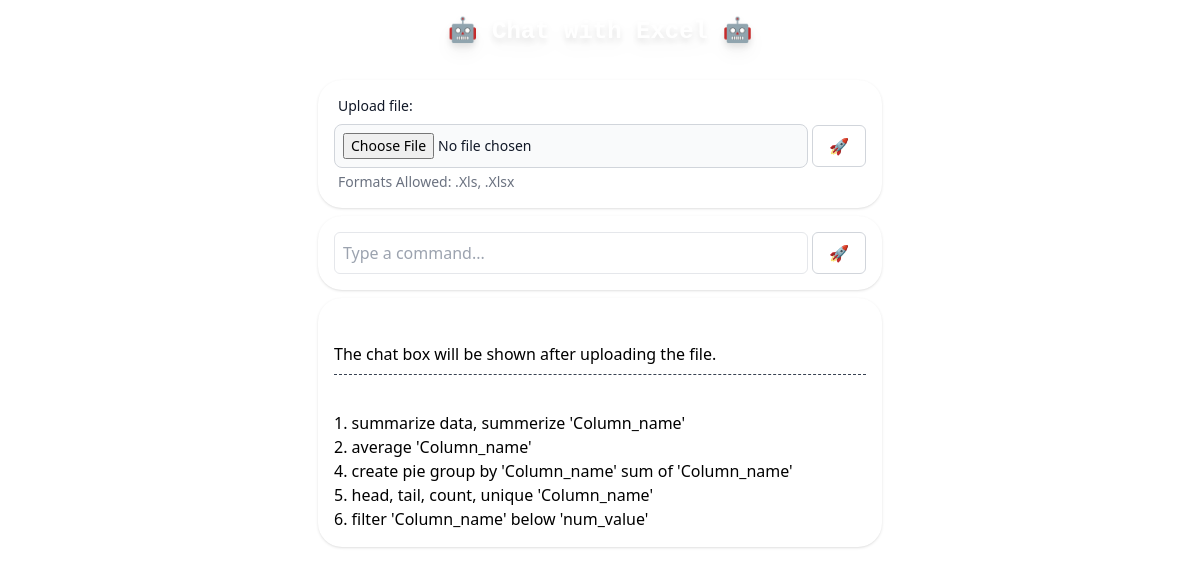
Before: / with the older database file.
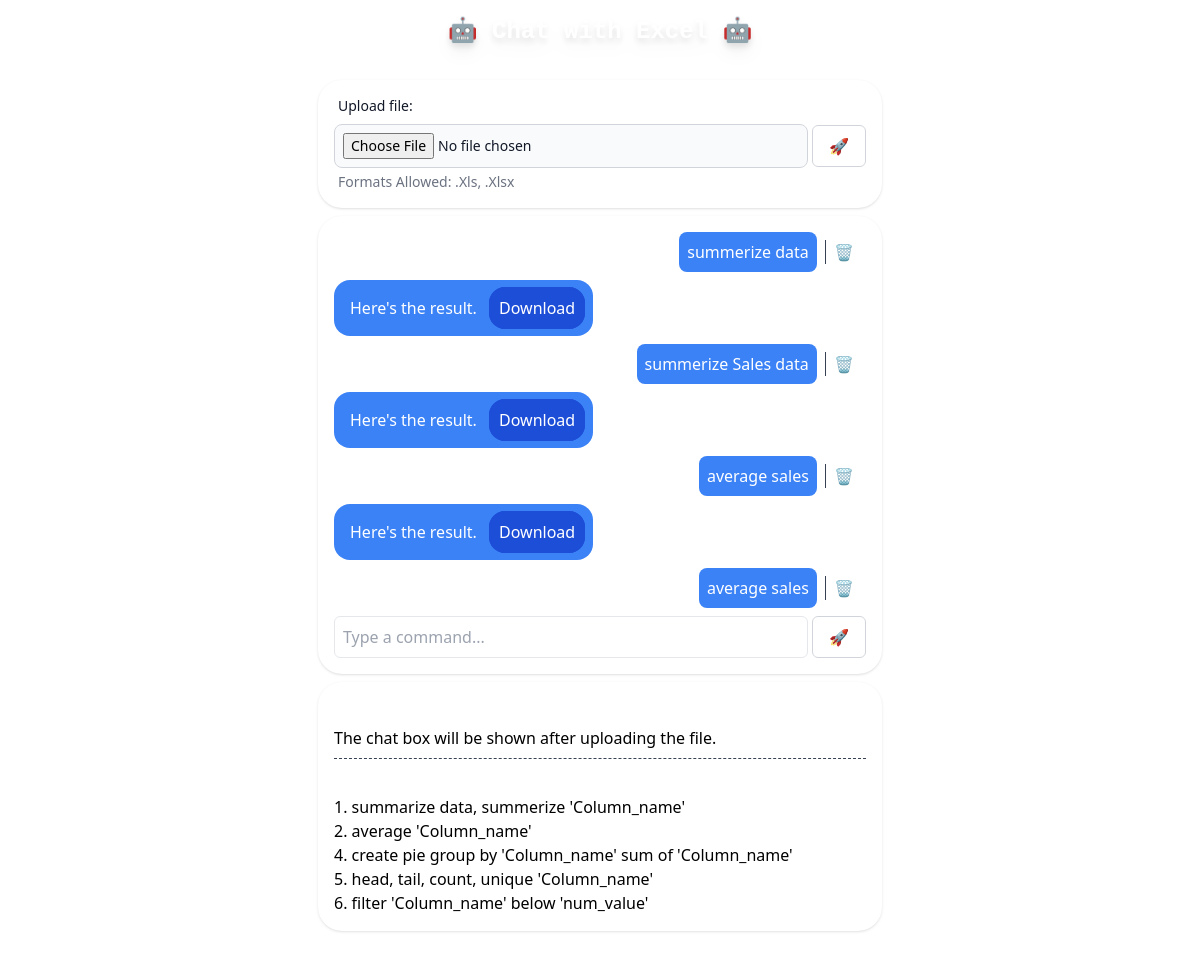
After: the same page with the newer database file.
### chat_app/models.py (models this page shows, shortened)
class InputCommand(models.Model):
    file = models.ForeignKey(UploadExcel, null=True, on_delete=models.SET_NULL)
    command = models.TextField()
    response_url = models.URLField(blank=True, null=True)
    created_at = models.DateTimeField(auto_now_add=True)

### chat_app/views.py (the view)
# urls.py: path("", home, name="home"),
def home(request):
    form = UploadForm()
    files = UploadExcel.objects.all()
    cached_id = request.session.get('file_id')
    commands = InputCommand.objects.filter(file=cached_id).order_by('created_at')
    context = {'form': form, 'commands': commands, 'files': files}
    return render(request, 'home.html', context)

### chat_app/forms.py
class UploadForm(ModelForm):
    excel_file = forms.FileField(
        widget=forms.ClearableFileInput(attrs={
            "name": "files",
            "type": "file",
        }),
        validators=[FileExtensionValidator(allowed_extensions=['xls', 'xlsx'])]
    )
    class Meta:
        model = UploadExcel
        fields = ['excel_file']

### chat_app/templates/home.html (shortened to what this page needs)
<!DOCTYPE html>
{% load widget_tweaks %}
<html lang="en">
<head>
    <script src="https://cdn.tailwindcss.com"></script>
</head>
<body class="dark:bg-gray-950">
    <div class="p-4 mb-4 text-sm text-center text-white rounded-b-3xl drop-shadow-lg dark:bg-gray-900" role="alert">
        <span class="font-bold font-mono text-2xl">🤖 Chat with Excel 🤖
    </div>
    <div class="container mx-auto my-2 max-w-xl">
        <div class="mx-1.5 space-y-2">
            {% include "upload_form.html" %}
            {% if files %}
                <div class="bg-white dark:bg-gray-900 p-4 rounded-3xl shadow">
                    <form id="chatForm">
                        {% include "chat_box.html" %}
                        <div class="flex gap-1">
                            <input type="text" id="messageInput" name="command" class="w-full p-2 border focus:border dark:bg-gray-900 dark:border-gray-700 dark:text-white focus:border-gray-400 rounded-md focus:outline-none" placeholder="Type a command..." required>
                            <button type="submit" class="bg-white border border-gray-300 dark:bg-gray-900 dark:border-gray-700 focus:border focus:border-gray-400 text-white px-4 py-2 rounded-md">🚀</button>
                        </div>
                    </form>
                </div>
            {% endif %}
            <div class="bg-white dark:bg-gray-900 p-4 space-y-2 rounded-3xl shadow">
                <div>
                    <p class="text-white text-lg font-mono">- Start</p>
                    <p class="dark:text-gray-300">The chat box will be shown after uploading the file.</p>
                </div>
                <hr class="border-gray-700 border-dashed">
                <div>
                    <p class="text-white text-lg font-mono">- Working commands</p>
                    <p class="dark:text-gray-300">1. summarize data, summerize 'Column_name'</p>
                    <p class="dark:text-gray-300">2. average 'Column_name' </p>
                    <p class="dark:text-gray-300">4. create pie group by 'Column_name' sum of 'Column_name' </p>
                    <p class="dark:text-gray-300">5. head, tail, count, unique 'Column_name'</p>
                    <p class="dark:text-gray-300">6. filter 'Column_name' below 'num_value'</p>
                </div>
            </div>
        </div>
    </div>
</body>
</html>

### chat_app/templates/upload_form.html (shortened to what this page needs)
{% load widget_tweaks %}
<div class="my-2 bg-white dark:bg-gray-900 p-4 rounded-3xl shadow">
    <form
        method="POST"
        action="{% url 'upload_file' %}"
        enctype="multipart/form-data">
        <label class="block mb-2 text-sm font-medium text-gray-900 dark:text-white mx-1" for="file_input">Upload file:</label>
        <div class="flex items-center gap-1">
            {% render_field form.excel_file class="block w-full px-2 py-2 text-sm text-gray-900 dark:bg-gray-900 dark:text-white dark:border-gray-700 border border-gray-300 rounded-lg cursor-pointer bg-gray-50  focus:outline-none " %}
            <button type="submit" class="bg-white border border-gray-300 dark:border-gray-700 dark:bg-gray-900 focus:border focus:border-gray-400 text-white px-4 py-2 rounded-md">🚀</button>
        </div>
        <p class="mt-1 text-sm text-gray-500 dark:text-white mx-1" id="file_input_help">Formats Allowed: .Xls, .Xlsx</p>
    </form>
</div>

### chat_app/templates/chat_box.html
<div id="chat" class="overflow-y-auto max-h-96">
    {% for command in commands %}
        <div class="mb-2 text-right">
            <span class="bg-blue-500 text-white p-2 rounded-lg inline-block">{{ command.command }}</span>
            <button class="border-l border-gray-700 mx-1 px-2" hx-delete="{% url 'delete_input_command' command.id %}" hx-target="#chat">🗑️</button>
        </div>
        {% if command.response_url %}
        <div class="mb-2 text-left bg-blue-500 text-white p-2 rounded-2xl inline-block">
            <p class="bg-blue-500 text-white p-2 rounded-lg inline-block">Here's the result.</p>
            <a class="bg-blue-700 border-2 p-2 border-blue-700 focus:border-blue-500 rounded-2xl" href="{{ command.response_url }}">Download</a>
        </div>
        {% endif %}
    {% endfor %}
</div>

Changed rows visible on the page:
added InputCommand: command "summerize data"
added InputCommand: command "summerize Sales data"
added InputCommand: command "average sales"
added InputCommand: command "average sales"
